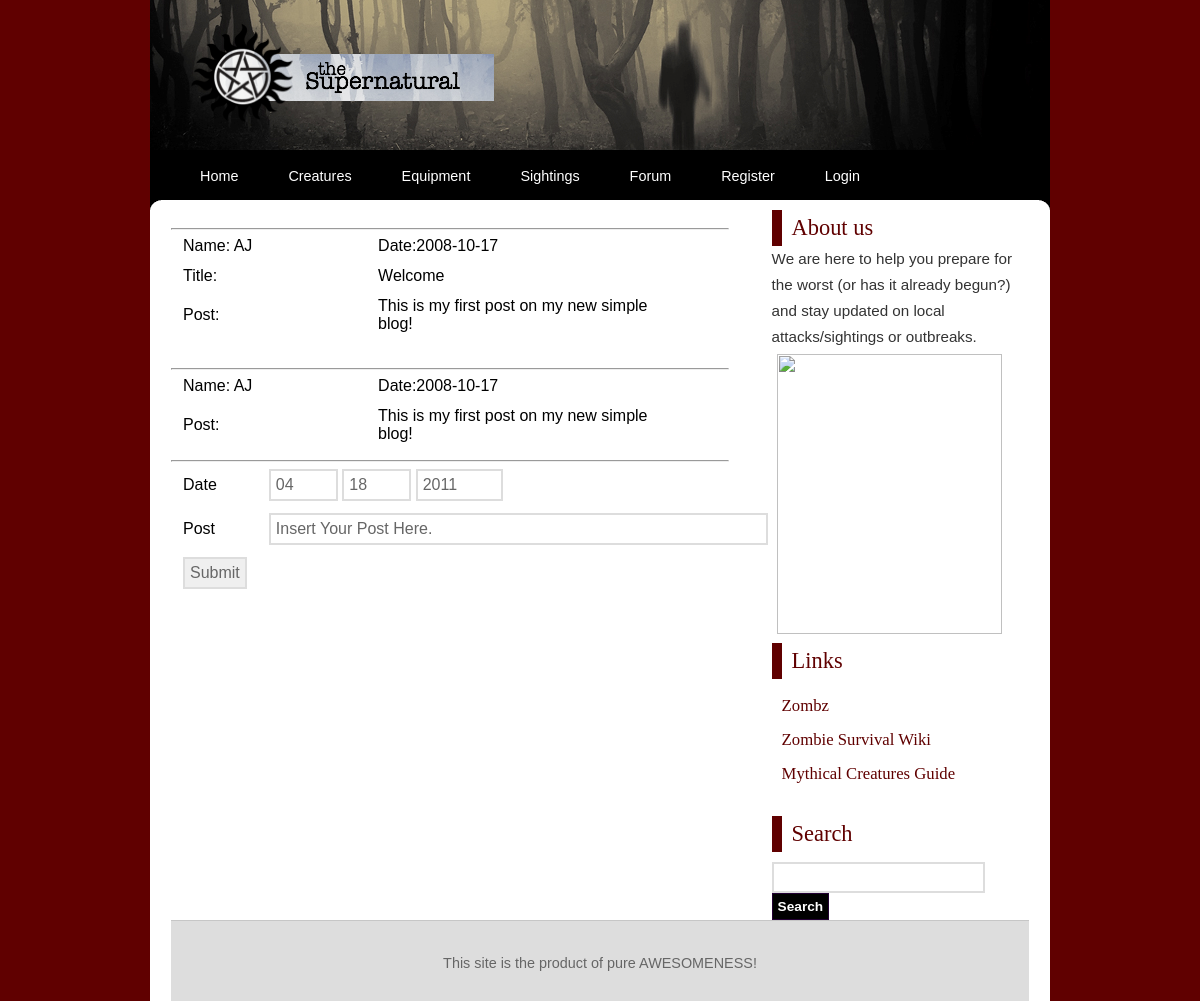
The app's page /forum.php?index=1, older data.
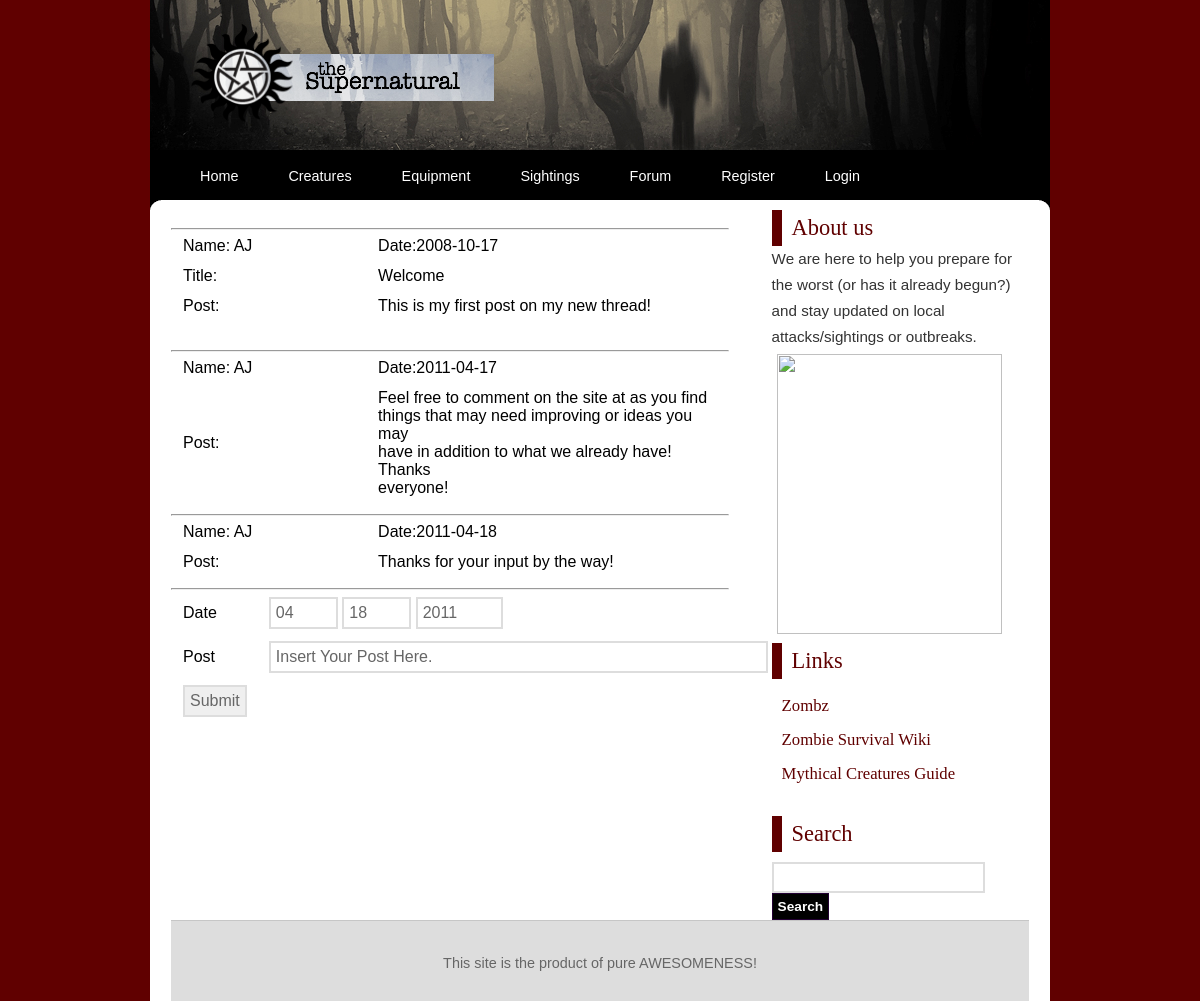
The same page, newer data.
### tables this page shows
CREATE TABLE IF NOT EXISTS `thread`(
`id` int(11) NOT NULL AUTO_INCREMENT,
`title` varchar(255) NOT NULL default '',
`post` blob NOT NULL,
`author_id` int(11) NOT NULL default '0',
`date_posted` date NOT NULL default '0000-00-00',
PRIMARY KEY(`id`)
);

CREATE TABLE IF NOT EXISTS `posts` (
  `id` int(11) NOT NULL AUTO_INCREMENT,
  `post` blob NOT NULL,
  `author_id` int(11) NOT NULL default '0',
  `date_posted` date NOT NULL default '0000-00-00',
  PRIMARY KEY  (`id`)
);

CREATE TABLE IF NOT EXISTS `users` (
  `id` int(11) NOT NULL AUTO_INCREMENT,
  `username` varchar(12) NOT NULL,
  `password` varchar(50) NOT NULL,
  `zipcode` int(11) NOT NULL,
  `firstname` varchar(50),
  `lastname` varchar(50),
  `bio` blob,
  `pic` blob,
  PRIMARY KEY (`id`),
  INDEX (`username`)
);

### forum.php (the view, shortened to what this page needs)
<!DOCTYPE html PUBLIC "-//W3C//DTD XHTML 1.0 Strict//EN" "http://www.w3.org/TR/xhtml1/DTD/xhtml1-strict.dtd">
<html xmlns="http://www.w3.org/1999/xhtml">
<head>
<link rel="stylesheet" href="styles.css" type="text/css" />
</head>
<body>
<?php
   include('header.php');
?>
<div id="wrap">
	<div class="pagewrapper">
		<div class="innerpagewrapper">
			<div class="page">
				<div class="content">
<?php
include ('db_connect.php');
$threadid=$_GET['index'];
$query = "SELECT * FROM thread WHERE id='$threadid'";
$result = mysqli_query($db, $query)or die("Error Querying Database1");
$row = mysqli_fetch_array($result);
echo"<br/><hr/>";
$id=$row['author_id'];
	$query2="SELECT * FROM users WHERE id='$id'";
	$result2= mysqli_query($db, $query2)or die("Error Querying Database3");
	$row2= mysqli_fetch_array($result2);
	$username=$row2['username'];
	echo "<table>";
    echo "<tr><td width=\"35%\">Name: " . $username  . "</td><td width=\"65%\">Date:" . $row['date_posted'] . "</td></tr>";
	echo "<tr><td>Title:</td><td>";
	echo wordwrap($row['title'] . "</td></tr>",50,"<br />\n",TRUE);
	echo "<tr><td>Post:</td><td>";
	echo wordwrap($row['post'] . "</td></tr>",50,"<br />\n",TRUE);
	echo "</table>";
$query = "SELECT * FROM threadToPost WHERE threadId='$threadid'";
$result = mysqli_query($db, $query)or die("Error Querying Database1");
echo"<br/><hr/>";
while($row = mysqli_fetch_array($result)){
$query1 = "SELECT * FROM posts WHERE id='$row[postId]'";
$result1 = mysqli_query($db, $query1)or die("Error Querying Database2");
while($row1 = mysqli_fetch_array($result1)){
	$id=$row1['author_id'];
	$query2="SELECT * FROM users WHERE id='$id'";
	$result2= mysqli_query($db, $query2)or die("Error Querying Database3");
	$row2= mysqli_fetch_array($result2);
	$username=$row2['username'];
	echo"<table>";
    echo "<tr><td width=\"35%\">Name: " . $username . "</td><td width=\"65%\">Date:" . $row1['date_posted'] . "</td></tr>";
	echo "<tr><td>Post:</td><td>";
	echo wordwrap($row1['post'] . "</td></tr>",50,"<br />\n",TRUE);
	echo "</table>";
	echo"<hr/>";
    }
	}
	?>
					<form method="post" action="forumController.php">
					<table>
					<tr><td>Date</td><td><input type="number" name="month" min="1" max="12" step="1" value="<?php echo date("m", time()); ?>" size="3"/>
					<input type="number" name="day" min="1" max="31" step="1" value="<?php echo date("d", time()); ?>" size="3"/>
					<input type="number" name="year" min="1900" max="2014" step="1" value="<?php echo date("Y", time()); ?>" size="4"/></td></tr>
					<tr><td>Post</td><td><input type="text" name="post" size="50" value="Insert Your Post Here."/></td></tr>
					<td><input type="hidden" name=threadid value="<?php echo $threadid; ?>"><input type="submit" value="Submit" /> </td></tr>
					</table>
					</form>
				</div>
			</div>
		</div>
	</div>
</div>
</body>
</html>

Row changes from the older to the newer data that the page shows:
changed thread "Welcome": post "This is my first post on my new simple blog!" → "This is my first post on my new thread!"
changed posts: date_posted "2008-10-17" → "2011-04-17"; post "This is my first post on my new simple blog!" → "Feel free to comment on the site at as you find things that may need improving or ideas you may have in addition to what we already have! Thanks everyone!"
now on this page (row edited): posts: author.username "AJ", date_posted "2011-04-18", post "Thanks for your input by the way!"
